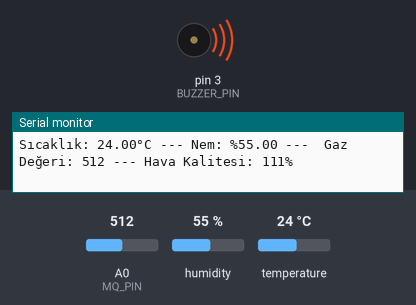
Simulated run of this sketch. Board: Arduino Uno, built with avr-gcc and run on an emulated ATmega328P. On the bench: buzzer (waves = sounding, pin HIGH), the last lines printed to the serial monitor. The inputs (shaded band) are chosen by the test bench; at power-on: A0 (MQ_PIN) = 512, humidity 55 %, temperature 24 °C.

Above: at 1.8 s.
1.9 s: A0 (MQ_PIN) set to 146
3.4 s: A0 (MQ_PIN) set to 131
At 5.3 s:
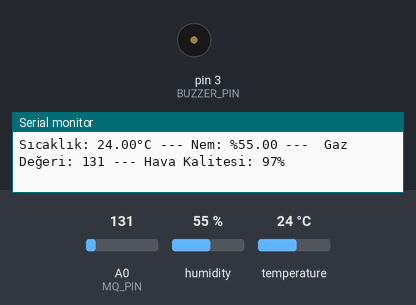
5.6 s: A0 (MQ_PIN) set to 150
At 6.9 s:
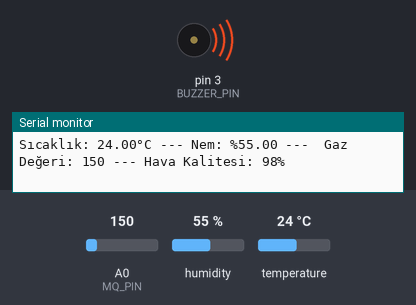
7.7 s: A0 (MQ_PIN) set to 130
At 9.5 s:
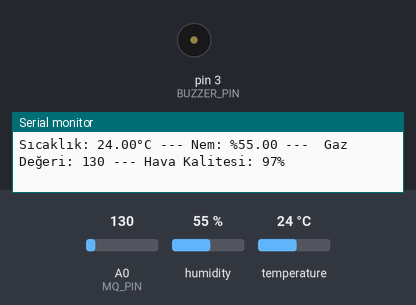
Timing chart, 0 to 10.7 s (numbered marks = the images above; inputs shaded):
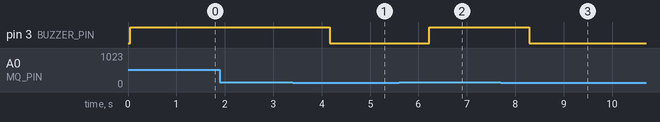

Measured:
- the behaviour switches between 141 and 140 on A0 (MQ_PIN) (found by bisection; images 0 and 1)
- after the input at 3.4 s, pin 3 (BUZZER_PIN): HIGH → LOW after 0.77 s
- after the input at 5.6 s, pin 3 (BUZZER_PIN): LOW → HIGH after 0.63 s
- after the input at 7.7 s, pin 3 (BUZZER_PIN): HIGH → LOW after 0.59 s

The sketch:

bb.ino
```cpp
#include <DHT.h>

#define DHTPIN 2
#define DHTTYPE DHT11
#define MQ_PIN A0
#define BUZZER_PIN 3

DHT dht(DHTPIN, DHTTYPE);

void setup() {
  Serial.begin(9600);
  while (!Serial) {
    delay(1000);
  }
  dht.begin();
  pinMode(BUZZER_PIN, OUTPUT);
}

void loop() {
  float temperature = dht.readTemperature();
  float humidity = dht.readHumidity();

  Serial.print("Sıcaklık: ");
  Serial.print(temperature);
  Serial.print("°C");
  Serial.print(" --- ");

  Serial.print("Nem: ");
  Serial.print("%");
  Serial.print(humidity);
  Serial.print(" --- ");

  int gasValue = analogRead(MQ_PIN);
  Serial.print(" Gaz Değeri: ");
  Serial.print(gasValue);


  int havaKalitesiYuzde = map(gasValue, 65, 200, 95, 100);
  Serial.print(" --- Hava Kalitesi: ");
  Serial.print(havaKalitesiYuzde);
  Serial.println("%");


  if (gasValue > 140) {
    digitalWrite(BUZZER_PIN, HIGH);
  } else {
    digitalWrite(BUZZER_PIN, LOW);
  }

  delay(1000);
}
```
